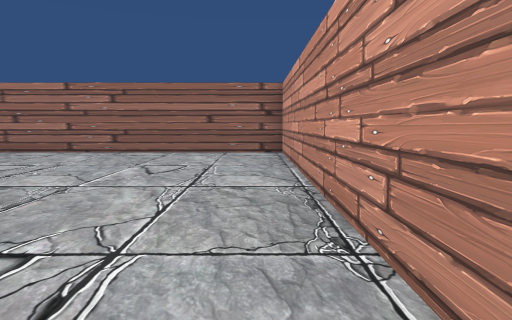
[1] (above)

20 first-person views from a walk through a Unity game level. The camera is 1.4 m above the floor, tilts 6° down and sees 75° across. The floor is counted in squares, 2 m on a side. Each view is taken from the middle of a square. On the plan, view 1 faces up. The plan holds only what a view shows up to about 10 squares ahead; the rest is blank. The place goes on beyond the plan. The player character is not drawn. Some surface patterns are stand-ins.

[2]
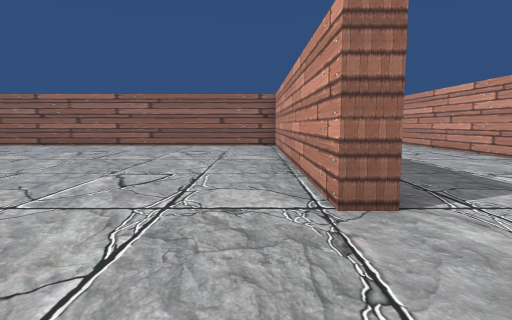

[3]
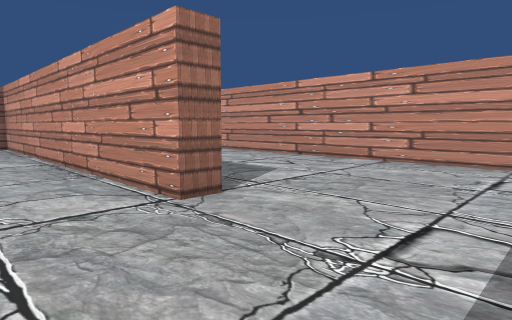

[4]
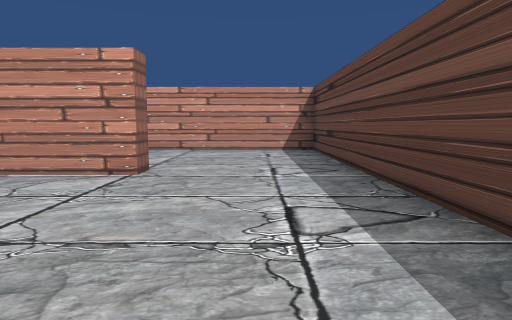

[5]
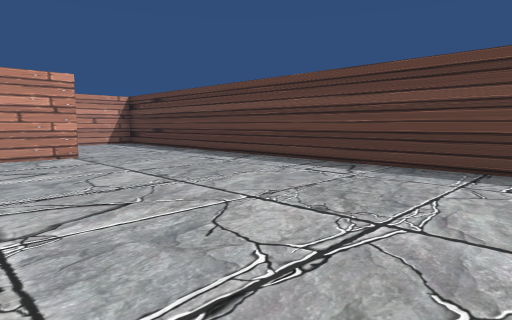

[6]
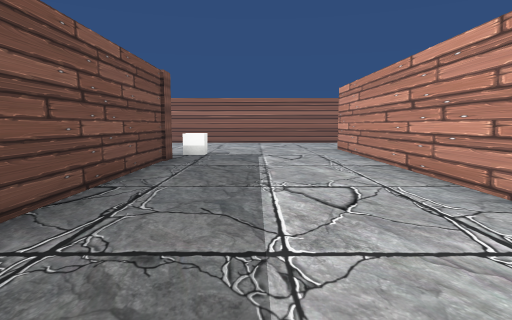

[7]
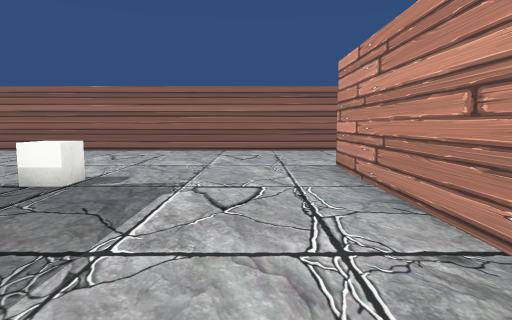

[8]
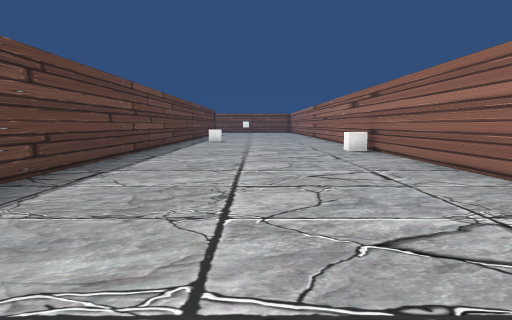

[9]
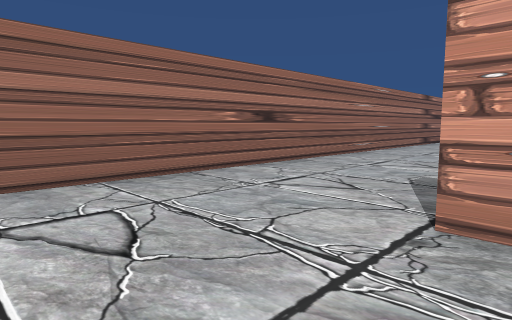

[10]
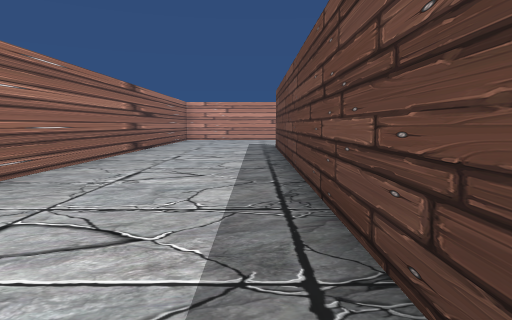

[11]
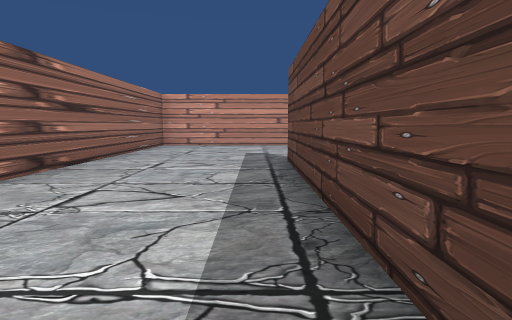

[12]
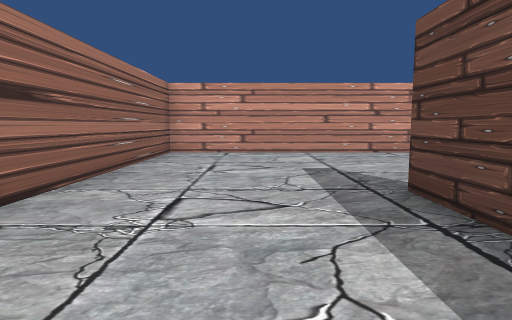

[13]
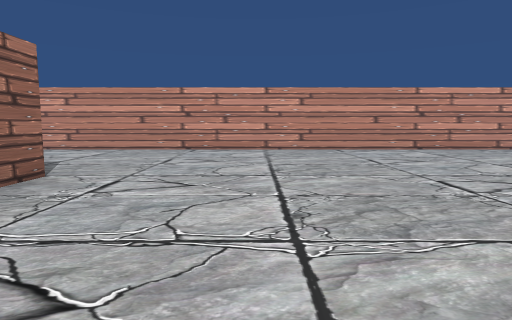

[14]
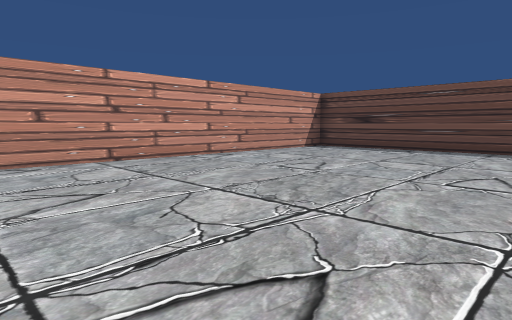

[15]
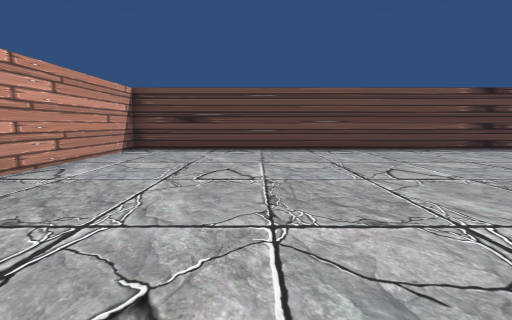

[16]
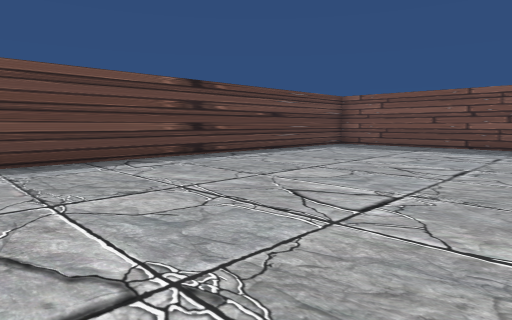

[17]
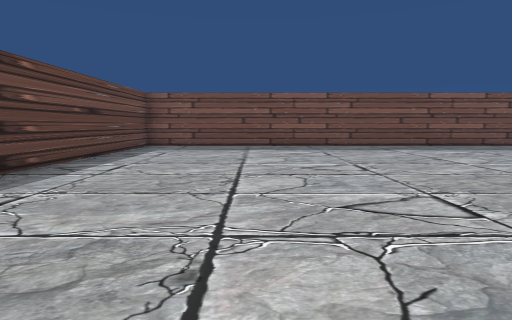

[18]
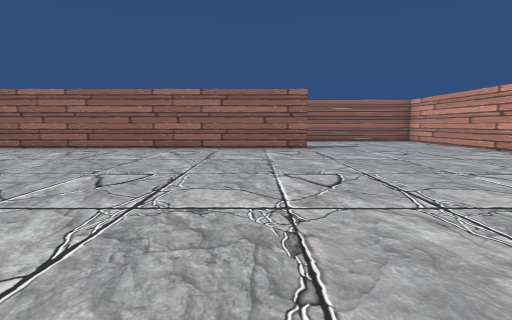

[19]
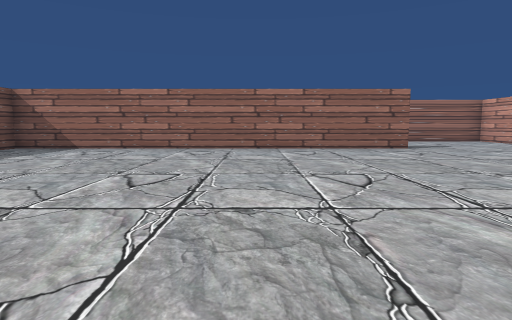

[20]
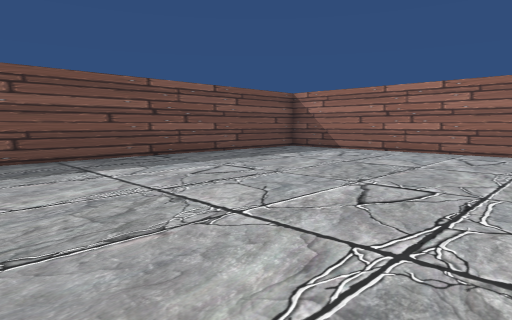

### Floor plan
Points are (right, up) in squares from view 1. A wall is a line through its corners. A room is listed if a view was taken in it or the views show most of it. See-through windows are left out.
Room 1 (views 1, 3, 4, 5)
walls: (0.7, -0.3) (0.7, 8.5) (-6.5, 8.5); (-6.4, -3.6) (-0.5, -3.6)
ways out: opening at (0.3, -2) to room 2
Room 2 (views 2, 6, 7, 8, 9, 10, 11, 12, 13, 14, 15, 16, 17, 18, 19, 20)
walls: (7.8, 11.4) (17.6, 11.4); (17.6, 10.9) (5.9, 10.9) (5.9, -0.1); (1.2, 9) (1.2, 4.2); (6.9, -3.6) (22.5, -3.6) (22.5, 15.2) (-7.1, 15.2); (1.2, -0.3) (0.7, -0.3); (-0.5, -3.6) (5.4, -3.6) (5.4, 11.8); (-7.1, 9) (-0.9, 9)
ways out: opening at (0.3, -2) to room 1
objects: cube (-6, 15); cube (2, 10)

Where each view was taken, in squares from view 1:
view 1: 0 up, 0 right, facing up
view 2: 3 down, 0 right, facing up
view 3: 3 down, 1 left, facing up-right
view 4: 2 down, 4 left, facing right
view 5: 2 up, 7 left, facing down-right
view 6: 2 up, 3 right, facing up
view 7: 6 up, 4 right, facing up
view 8: 12 up, 3 right, facing left
view 9: 11 up, 3 right, facing up-right
view 10: 12 up, 7 right, facing right
view 11: 12 up, 11 right, facing right
view 12: 13 up, 14 right, facing right
view 13: 8 up, 13 right, facing right
view 14: 6 up, 16 right, facing down-right
view 15: 6 up, 19 right, facing down
view 16: 3 up, 17 right, facing down-left
view 17: 0 up, 17 right, facing left
view 18: 1 up, 16 right, facing up
view 19: 1 up, 13 right, facing up
view 20: 2 up, 13 right, facing up-left
